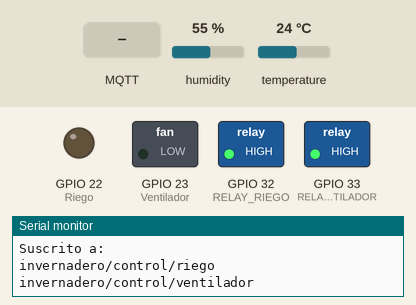
Simulated run of this sketch. Board: ESP32. Shown: switched loads named in the sketch (green lamp = pin HIGH), output pins drawn as LEDs (lit = HIGH), the last lines printed to the serial monitor. The test bench sets the inputs (shaded band); at power-on: humidity 55 %, temperature 24 °C. WiFi joins after 1.5 s; servers stay silent unless stated; random numbers use the default seed unless the sketch sets one; no MQTT or app messages arrive unless stated.

Above: at 2.8 s.
2.9 s: MQTT message "ON" arrives on the first subscribed topic
At 3.4 s:
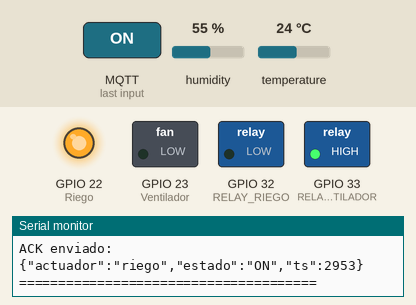
4.4 s: MQTT message "ON" arrives on the second subscribed topic
At 4.9 s:
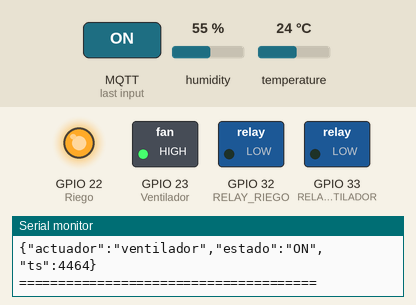
5.9 s: MQTT message "OFF" arrives on the first subscribed topic
At 7.0 s:
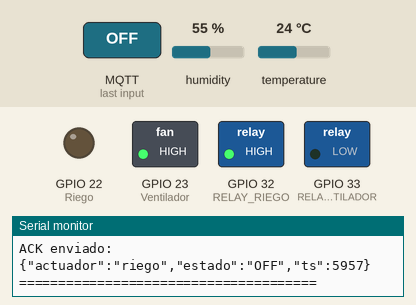
Timing chart, 0 to 8.9 s (numbered marks = the images above; inputs shaded):
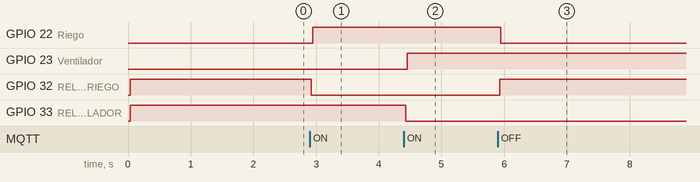

The sketch:

Esp32P2.ino
```cpp
#include <WiFi.h>
#include <PubSubClient.h>
#include <DHT.h>
#include <ArduinoJson.h>

//LEDS
// Actuadores indicadores:
// GPIO 23 -> LED indicador del ventilador
// GPIO 22 -> LED indicador del sistema de riego
const int Ventilador= 23;
const int Riego= 22;

// Nombre de la red WiFi a la que se conectará el ESP32
// Cambiar por el SSID de la red local
const char* ssid = "Alumno";

// Contraseña de la red WiFi
// Cambiar por la contraseña correcta de la red
const char* password = "Mebe2ege";


// Dirección IP del broker MQTT (servidor Mosquitto)
// Cambiar por la IP del equipo donde corre Mosquitto
const char* mqtt_server = "10.10.3.158";

// Puerto MQTT por defecto
const int mqtt_port = 1883;

// Topics
// Canales MQTT para comunicación con Node-RED
const char* topic_sensores = "invernadero/sensores";
const char* topic_riego = "invernadero/control/riego";
const char* topic_ventilador = "invernadero/control/ventilador";
const char* topic_ack = "invernadero/ack";


// DHT22
// Sensor ambiental:
// GPIO 4 -> Sensor DHT22 (temperatura y humedad)
#define DHTPIN 4
#define DHTTYPE DHT22
DHT dht(DHTPIN, DHTTYPE);

// Relays
// Actuadores principales:
// GPIO 32 -> Relay del sistema de riego
// GPIO 33 -> Relay del ventilador
#define RELAY_RIEGO 32
#define RELAY_VENTILADOR 33

// Cliente WiFi
WiFiClient espClient;

// Cliente MQTT
PubSubClient client(espClient);
unsigned long ultimoEnvio = 0;
const long intervalo = 5000;


void conectarWiFi() {

  Serial.println("================================");
  Serial.println("Conectando a WiFi...");
  Serial.println(ssid);

  WiFi.begin(ssid, password);

  // Esperar conexión
  while (WiFi.status() != WL_CONNECTED) {
    delay(500);
    Serial.print(".");
  }

  Serial.println("");
  Serial.println("WiFi conectado correctamente");
  Serial.println("IP del ESP32:");
  Serial.println(WiFi.localIP());

  Serial.println("================================");
}

void callback(char* topic, byte* payload, unsigned int length) {

  Serial.println("");
  Serial.println("========== MENSAJE RECIBIDO ==========");

  // Convertir payload a String
  String mensaje = "";

  for (int i = 0; i < length; i++) {
    mensaje += (char)payload[i];
  }

  Serial.print("Topic: ");
  Serial.println(topic);

  Serial.print("Mensaje: ");
  Serial.println(mensaje);

  if (String(topic) == topic_riego) {

    // Encender relay
    if (mensaje == "ON") {

      digitalWrite(RELAY_RIEGO, LOW);

      Serial.println("Riego ACTIVADO");
      digitalWrite(Riego,HIGH);
      delay(10);

      enviarACK("riego", "ON");
    }
    else if (mensaje == "OFF") {

      digitalWrite(RELAY_RIEGO, HIGH);

      Serial.println("Riego DESACTIVADO");
      digitalWrite(Riego,LOW);
      delay(10);

      enviarACK("riego", "OFF");
    }
  }

  if (String(topic) == topic_ventilador) {

    // Encender relay
    if (mensaje == "ON") {

      digitalWrite(RELAY_VENTILADOR, LOW);

      Serial.println("Ventilador ACTIVADO");
      digitalWrite(Ventilador,HIGH);
      delay(10);


      enviarACK("ventilador", "ON");
    }
    else if (mensaje == "OFF") {

      digitalWrite(RELAY_VENTILADOR, HIGH);

      Serial.println("Ventilador DESACTIVADO");
      digitalWrite(Ventilador,LOW);
      delay(10);

      enviarACK("ventilador", "OFF");
    }
  }
  Serial.println("======================================");
}


void enviarACK(String actuador, String estado) {

  StaticJsonDocument<200> doc;

  doc["actuador"] = actuador;
  doc["estado"] = estado;
  doc["ts"] = millis();
  char buffer[200];

  serializeJson(doc, buffer);
  client.publish(topic_ack, buffer);

  Serial.println("ACK enviado:");
  Serial.println(buffer);
}


void reconnectMQTT() {

  while (!client.connected()) {

    Serial.println("Conectando a MQTT...");
    String clientId = "ESP32-Invernadero";
    if (client.connect(clientId.c_str())) {

      Serial.println("MQTT conectado correctamente");

      client.subscribe(topic_riego);
      client.subscribe(topic_ventilador);

      Serial.println("Suscrito a:");
      Serial.println(topic_riego);
      Serial.println(topic_ventilador);
    }

    else {

      Serial.print("Error MQTT, rc=");
      Serial.print(client.state());

      Serial.println(" Reintentando en 5 segundos...");

      delay(5000);
    }
  }
}

// Configuración inicial de pines, sensores y conexión WiFi/MQTT
void setup() {

  Serial.begin(9600);

  Serial.println("");
  Serial.println("================================");
  Serial.println("INICIANDO SISTEMA INVERNADERO");
  Serial.println("================================");
  pinMode(Riego,OUTPUT);
  pinMode(Ventilador,OUTPUT);

  pinMode(RELAY_RIEGO, OUTPUT);
  pinMode(RELAY_VENTILADOR, OUTPUT);

  digitalWrite(RELAY_RIEGO, HIGH);
  digitalWrite(RELAY_VENTILADOR, HIGH);

  dht.begin();

  Serial.println("DHT22 iniciado");


  conectarWiFi();

  client.setServer(mqtt_server, mqtt_port);

  client.setCallback(callback);

  Serial.println("Sistema listo");
}


// Ciclo principal:
// - Mantiene conexión MQTT
// - Lee sensores
// - Envía datos cada 5 segundos
void loop() {

  if (!client.connected()) {
    reconnectMQTT();
  }

  client.loop();

  unsigned long tiempoActual = millis();

  if (tiempoActual - ultimoEnvio >= intervalo) {

    ultimoEnvio = tiempoActual;


    float temperatura = dht.readTemperature();

    float humedad = dht.readHumidity();

    if (isnan(temperatura) || isnan(humedad)) {

      Serial.println("Error leyendo DHT22");

      return;
    }

    int co2 = random(300, 901);

    StaticJsonDocument<256> doc;

    doc["temp"] = temperatura;
    doc["hum"] = humedad;
    doc["co2"] = co2;

    doc["dispositivo"] = "esp32-01";

    char jsonBuffer[256];

    serializeJson(doc, jsonBuffer);

    client.publish(topic_sensores, jsonBuffer);

    Serial.println("");
    Serial.println("========== DATOS ENVIADOS ==========");


    Serial.print("Temperatura: ");
    Serial.print(temperatura);
    Serial.println(" C");

    Serial.print("Humedad: ");
    Serial.print(humedad);
    Serial.println(" %");

    Serial.print("CO2: ");
    Serial.print(co2);
    Serial.println(" ppm");

    Serial.println("JSON enviado:");

    Serial.println(jsonBuffer);

    Serial.println("====================================");
  }
}
```

Measured:
- after the input at 2.9 s, GPIO 22 (Riego): LOW → HIGH at once; GPIO 32 (RELAY_RIEGO): HIGH → LOW at once
- after the input at 4.4 s, GPIO 23 (Ventilador): LOW → HIGH after 0.05 s; GPIO 33 (RELAY_VENTILADOR): HIGH → LOW at once
- after the input at 5.9 s, GPIO 22 (Riego): HIGH → LOW after 0.05 s; GPIO 32 (RELAY_RIEGO): LOW → HIGH at once
